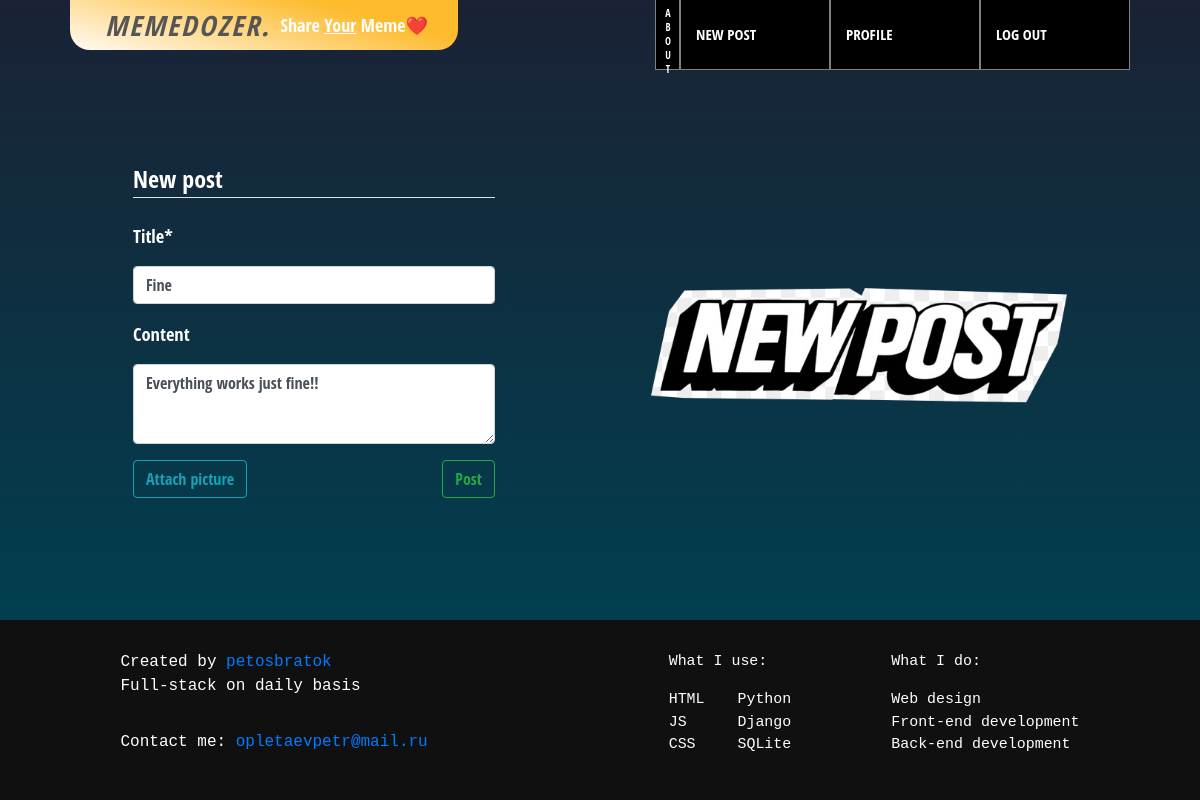
The page /post/83/update (signed in) on the database as committed earlier.
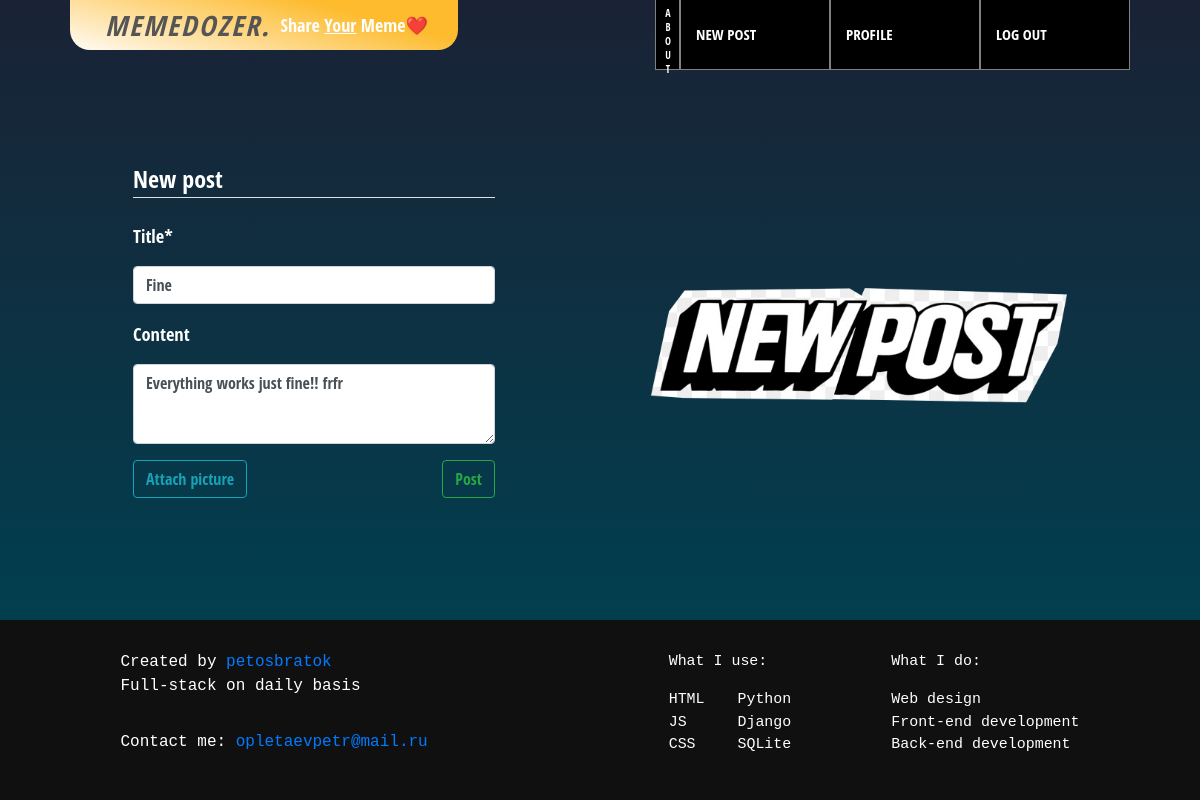
The same page on the database as committed later.
### blog/models.py (models this page shows, shortened)
class Post(models.Model):
    title = models.CharField(max_length=100)
    content = models.TextField(blank=True)
    date_posted = models.DateTimeField(default=timezone.now)
    author = models.ForeignKey(User, on_delete=models.CASCADE)
    post_pic = models.ImageField(null=True, blank=True,upload_to='post_pics')
    likes = models.ManyToManyField(User, related_name="blog_posts")

### blog/views.py (the view, shortened to what this page needs)
# urls.py: path('post/<int:pk>/update', PostUpdateView.as_view(), name='post-update'),
class PostUpdateView(LoginRequiredMixin, UserPassesTestMixin, UpdateView):
    model = Post
    fields = ['title', 'content', 'post_pic']
    def test_func(self):
        post = self.get_object()
        return True if self.request.user == post.author else False

### blog/templates/blog/post_form.html (shortened to what this page needs)
{% extends "blog/base.html" %}
{% load crispy_forms_tags %}
{% load static %}
{% block content %}
  <div class="content-section">
      <form method="post" enctype="multipart/form-data">
          <fieldset class="form-group">
              <legend class="border-bottom mb-4">New post</legend>
              {{ form.title|as_crispy_field }}
              {{ form.content|as_crispy_field }}
              <div class="button-container">
                <label for="id_post_pic" class="btn btn-outline-info">
                  Attach picture
                </label>
                <div class="form-group">
                  <button class="btn btn-outline-success" type="sumbit">Post</button>
                </div>
              </div>
          </fieldset>
      </form>
      <div class="img-container">
        <img src="/media/other_media/new_post.png" id="output">
      </div>
  </div>
  <link rel="stylesheet" type="text/css" href="{% static 'blog/post_create.css' %}">
{% endblock content %}

Rows that differ between the two databases and show on the page:
changed Post "Fine": content "Everything works just fine!!" → "Everything works just fine!! frfr"
